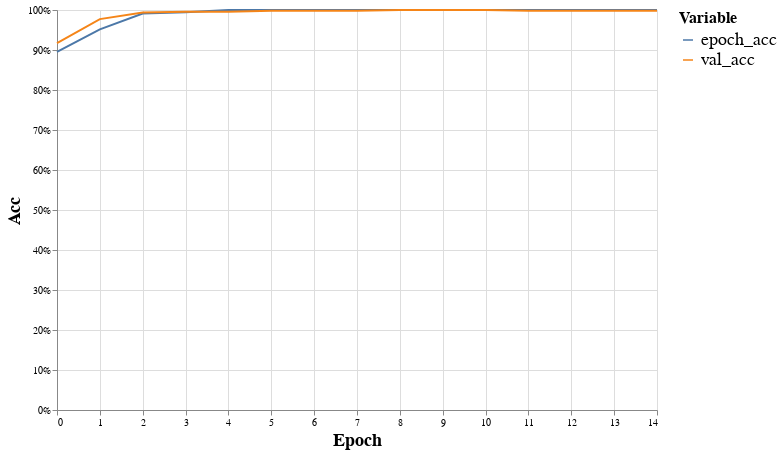

The notebook cell this image was saved under:
### Code cell
alt.Chart(history[["epoch_acc", "val_acc"]].reset_index().melt(id_vars=['index'], value_vars=['epoch_acc', 'val_acc']), height=400, width=600).mark_line().encode(
    alt.X("index:Q", axis=alt.Axis(title="Epoch", titleFontSize=18)),
    alt.Y("value", axis=alt.Axis(format='%', title="Acc", titleFontSize=18)),
    alt.Color("variable", legend=alt.Legend(title="Variable", labelFontSize=18, titleFontSize=16))
)

### Figure 1 — Vega-Lite specification as saved in the notebook (floating-point values rounded to 4 significant figures)
{"$schema": "https://vega.github.io/schema/vega-lite/v3.2.1.json", "config": {"mark": {"tooltip": null}, "view": {"height": 300, "width": 400}}, "data": {"name": "data-5527366ff39e465d96bd4f29f434267e"}, "datasets": {"data-5527366ff39e465d96bd4f29f434267e": [{"index": 0, "value": 0.8954, "variable": "epoch_acc"}, {"index": 1, "value": 0.9517, "variable": "epoch_acc"}, {"index": 2, "value": 0.991, "variable": "epoch_acc"}, {"index": 3, "value": 0.9945, "variable": "epoch_acc"}, {"index": 4, "value": 0.9998, "variable": "epoch_acc"}, {"index": 5, "value": 1, "variable": "epoch_acc"}, {"index": 6, "value": 1, "variable": "epoch_acc"}, {"index": 7, "value": 1, "variable": "epoch_acc"}, {"index": 8, "value": 1, "variable": "epoch_acc"}, {"index": 9, "value": 1, "variable": "epoch_acc"}, {"index": 10, "value": 1, "variable": "epoch_acc"}, {"index": 11, "value": 1, "variable": "epoch_acc"}, {"index": 12, "value": 1, "variable": "epoch_acc"}, {"index": 13, "value": 1, "variable": "epoch_acc"}, {"index": 14, "value": 1, "variable": "epoch_acc"}, {"index": 0, "value": 0.9172, "variable": "val_acc"}, {"index": 1, "value": 0.9772, "variable": "val_acc"}, {"index": 2, "value": 0.9938, "variable": "val_acc"}, {"index": 3, "value": 0.9959, "variable": "val_acc"}, {"index": 4, "value": 0.9959, "variable": "val_acc"}, {"index": 5, "value": 0.9979, "variable": "val_acc"}, {"index": 6, "value": 0.9979, "variable": "val_acc"}, {"index": 7, "value": 0.9979, "variable": "val_acc"}, {"index": 8, "value": 1, "variable": "val_acc"}, {"index": 9, "value": 1, "variable": "val_acc"}, {"index": 10, "value": 1, "variable": "val_acc"}, {"index": 11, "value": 0.9979, "variable": "val_acc"}, {"index": 12, "value": 0.9979, "variable": "val_acc"}, {"index": 13, "value": 0.9979, "variable": "val_acc"}, {"index": 14, "value": 0.9979, "variable": "val_acc"}]}, "encoding": {"color": {"field": "variable", "legend": {"labelFontSize": 18, "title": "Variable", "titleFontSize": 16}, "type": "nominal"}, "x": {"axis": {"title": "Epoch", "titleFontSize": 18}, "field": "index", "type": "quantitative"}, "y": {"axis": {"format": "%", "title": "Acc", "titleFontSize": 18}, "field": "value", "type": "quantitative"}}, "height": 400, "mark": "line", "width": 600}
